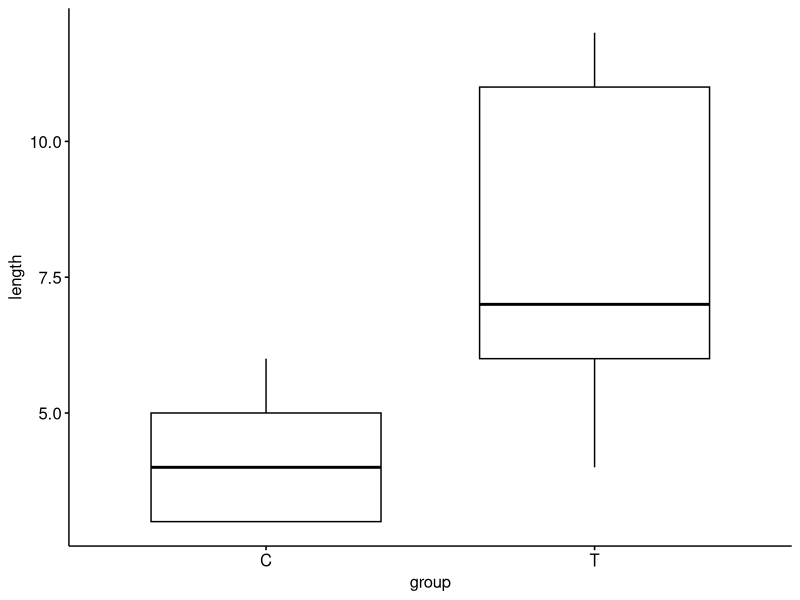
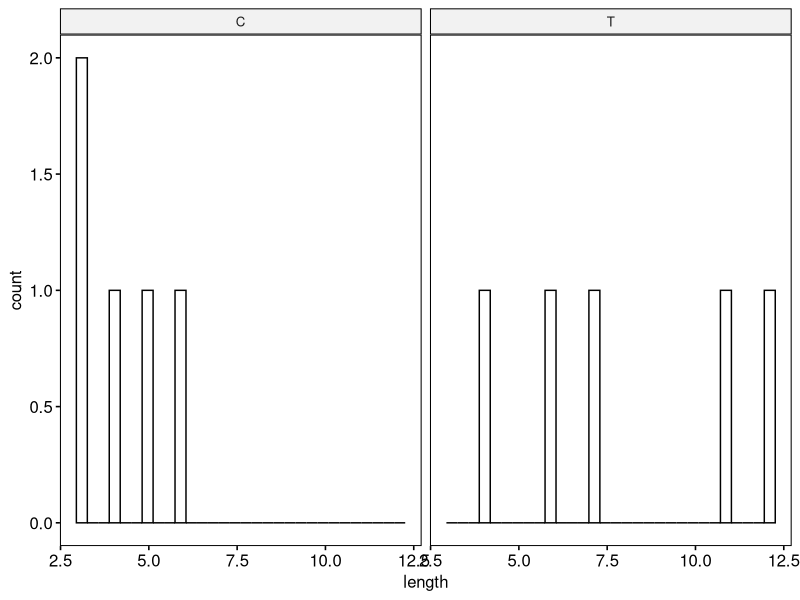
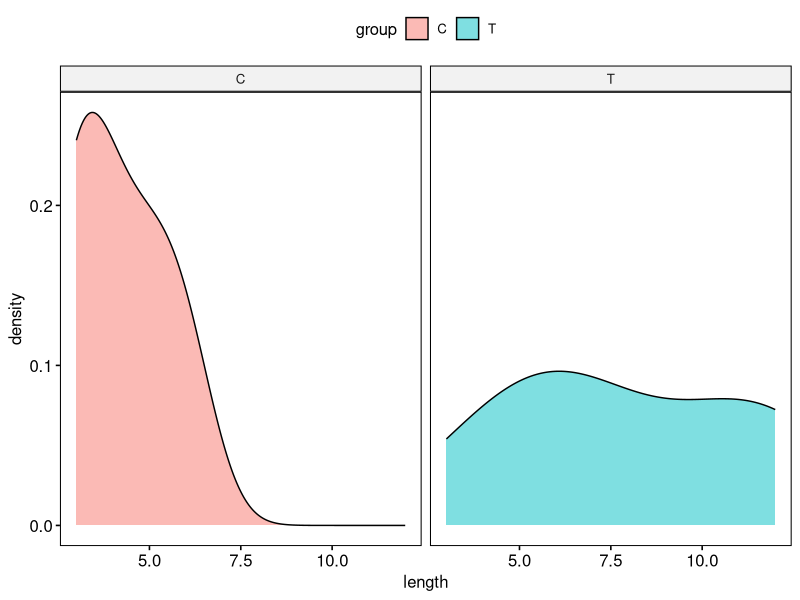
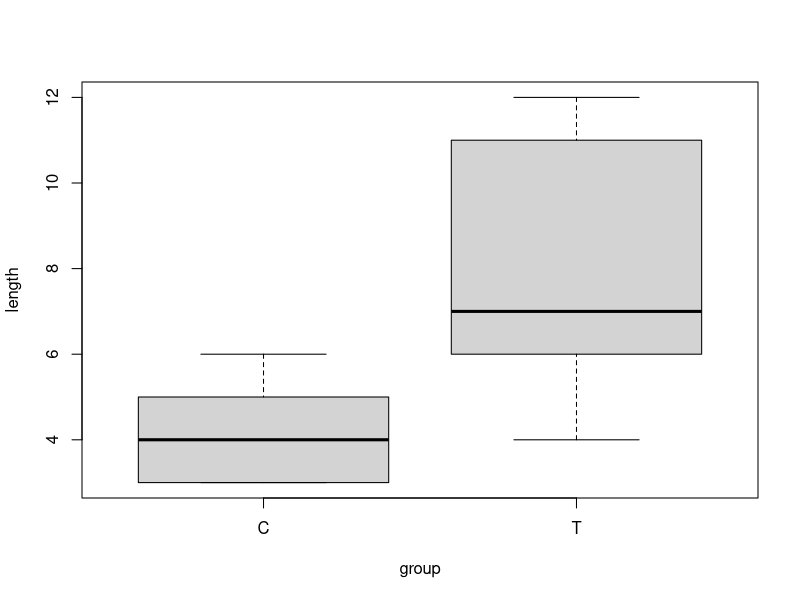

The R script that drew these images, in order:
## ---- chunk 1
knitr::opts_chunk$set(echo = TRUE, eval = FALSE)
## ---- chunk 2
control <-   c(4,  5,6,3,3)
treatment <- c(11,12,6,4,7)
## ---- chunk 3
mean(control)
sd(control)
summary(control)
## ---- chunk 4
dat <- data.frame(length = c(4,  5,6,3,3,
                             11,12,6,4,7),
                  group = c("C","C","C","C","C",
                            "T","T","T","T","T"))
## ---- chunk 5
dat <- data.frame(length = c(control, 
                             treatment),
                  group = c("C","C","C","C","C",
                            "T","T","T","T","T"))
## ---- chunk 6
library(ggplot2)
library(ggpubr)

ggpubr::ggboxplot(data = dat,
          y = "length",
          x = "group")
## ---- chunk 7
ggpubr::gghistogram(data = dat,
          x = "length",
          facet.by = "group")
## ---- chunk 8
ggpubr::ggdensity(data = dat,
          x = "length",
          facet.by = "group",
          fill = "group")
## ---- chunk 9
dat <- data.frame(length = c(control, 
                             treatment),
                  group = c(rep("C",5),
                            rep("T",5)))
## ---- chunk 10
boxplot(length ~ group, data = dat)
